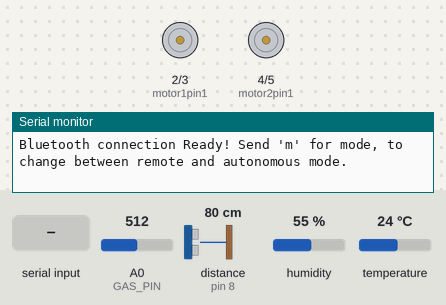
Simulated run of this sketch. Board: Arduino Uno, built with avr-gcc and run on an emulated ATmega328P. On the bench: motor-driver pin pairs drawn as motors (green arrow = first pin HIGH = forward, orange = second pin HIGH = backward, longer = more drive, scaled by the enable pin), the last lines printed to the serial monitor. The inputs (shaded band) are chosen by the test bench; at power-on: distance to the obstacle (sensor on pin 8) 80 cm, A0 (GAS_PIN) = 512, humidity 55 %, temperature 24 °C. The echo pulse lasts 58.3 µs per cm.

Above: at 1.2 s.
1.3 s: "m\n" received over Serial
At 2.5 s:
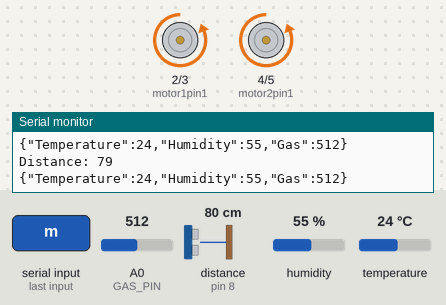
2.8 s: distance to the obstacle (sensor on pin 8) set to 22 cm
15.7 s: distance to the obstacle (sensor on pin 8) set to 19 cm
At 17.5 s:
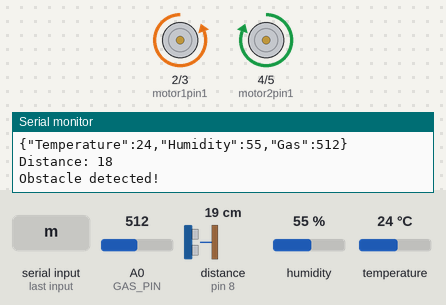
20.8 s: "speed150\n" received over Serial
27.2 s: distance to the obstacle (sensor on pin 8) set to 35 cm
At 29.8 s:
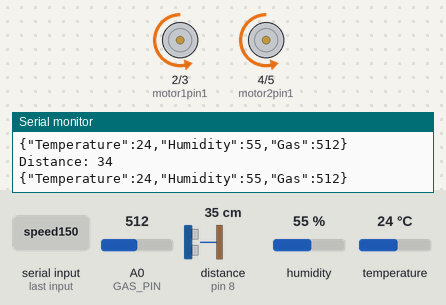
30.1 s: "speed\n" received over Serial
At 30.9 s:
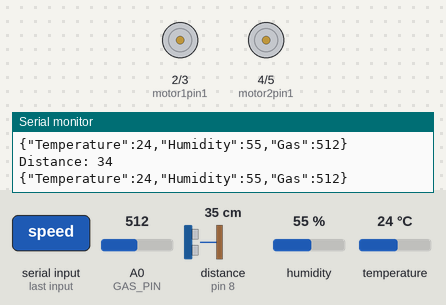
Timing chart, 0 to 32.7 s (numbered marks = the images above; inputs shaded):
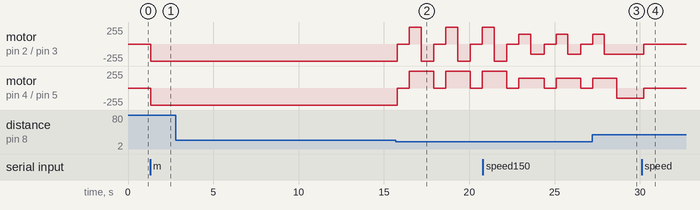

Measured:
- the behaviour switches between 21 and 20 cm on distance to the obstacle (sensor on pin 8) (found by bisection; images 1 and 2)
- after the input at 1.3 s, motor on pin 2 (motor1pin1) / pin 3 (motor1pin2), motor on pin 4 (motor2pin1) / pin 5 (motor2pin2): stopped → backward 255/255 at once
- after the input at 15.7 s, motor on pin 2 (motor1pin1) / pin 3 (motor1pin2): backward 255/255 → stopped after 0.08 s, then repeats every 2.1 s: forward 255/255 0.70 s, backward 255/255 0.74 s, stopped 0.70 s; motor on pin 4 (motor2pin1) / pin 5 (motor2pin2): alternates forward 255/255 for 1.4 s and stopped for 0.70 s, starting after 0.08 s
- after the input at 27.2 s, motor on pin 2 (motor1pin1) / pin 3 (motor1pin2): goes on until 27.9 s, then stays backward 150/255
- after the input at 30.1 s, motor on pin 2 (motor1pin1) / pin 3 (motor1pin2), motor on pin 4 (motor2pin1) / pin 5 (motor2pin2): backward 150/255 → stopped after 0.11 s

The sketch:

IoT_Robot_Vehicle.ino
```cpp
// Importing the required libraries
#include <dht11.h>
#include <ArduinoJson.h>


// Left side motors (2 motors in parallel) via L298N Channel A
int motor1pin1 = 2;  // IN1 - Left motors backward
int motor1pin2 = 3;  // IN2 - Left motors forward
int ENA = 6;         // ENA - Speed control for left motors (PWM)

// Right side motors (2 motors in parallel) via L298N Channel B
int motor2pin1 = 4;  // IN3 - Right motors backward
int motor2pin2 = 5;  // IN4 - Right motors forward
int ENB = 10;         // ENB - Speed control for right motors (PWM)

// Default full speed, range: 0–255
int motorSpeed = 255;

// Ultrasonic Sensor Pins
int trigPin = 9;
int echoPin = 8;

// DHT11 Sensor Pin
#define DHT11_PIN 11
dht11 DHT11;

// Gas Sensor Pin
#define GAS_PIN A0

// Distance threshold for obstacle avoidance
int distanceThreshold = 20;

// DHT11 sensor reading frequency(every 5 seconds)
const long DHT11_FREQUENCY = 5000;

// last reading from the DHT11 sensor
unsigned long lastDHT11Read = 0;

// Robot mode selection: remote or autonomous
// Default mode: "remote"
String mode = "remote";


// setup function, for initialization purposes
void setup() {

  // Initializing Serial Monitor
  Serial.begin(9600);

  // Motor Pins Setup
  pinMode(motor1pin1, OUTPUT);
  pinMode(motor1pin2, OUTPUT);

  pinMode(motor2pin1, OUTPUT);
  pinMode(motor2pin2, OUTPUT);

  pinMode(ENA, OUTPUT);
  pinMode(ENB, OUTPUT);

  // Ultrasonic Pins setup
  pinMode(trigPin, OUTPUT);
  pinMode(echoPin, INPUT);

  Serial.println("Bluetooth connection Ready! Send 'm' for mode, to change between remote and autonomous mode.");

  // For safety, all motors are stopped on startup
  stopMotors();
}


// loop function, for the actual running process
void loop() {

  // Counting the current millis
  unsigned long currentMillis = millis();

  // Checking for Bluetooth input
  if (Serial.available()) {

      String command = Serial.readStringUntil('\n');
      command.trim();

      // Speed control: command starts with "speed"
      // and followed by a number, e.g. "speed150"
      // this sets speed to 150 from the default value 255
      if (command.startsWith("speed")) {

          // Extracting number after "speed"
          int newSpeed = command.substring(5).toInt();

          // Checking if speed is on the correct range
          if (newSpeed >= 0 && newSpeed <= 255) {

              // Setting speed to a new value
              motorSpeed = newSpeed;

              Serial.print("Speed set to: ");
              Serial.println(motorSpeed);
          }

          else if (motorSpeed > 0 && motorSpeed < 80) {

              Serial.println("⚠️ Warning: Low speed may cause motors to stall.");
          }

          // Incorrect value for speed
          else {

              Serial.println("Invalid speed! Must be between 0 and 255.");
          }

          return;
      }


      // Mode switching logic
      if (command == "m") {

          mode = (mode == "autonomous") ? "remote" : "autonomous";

          Serial.print("Mode changed to: ");
          Serial.println(mode);

          // Exit to prevent accidental execution of other commands
          return;
      }

      // If in remote control mode, processing movement commands
      if (mode == "remote") {

          controlRobot(command);
      }

      delay(20);
  }

      // If in autonomous mode, run obstacle avoidance function
      if (mode == "autonomous") {

          autonomousMode();
      }

    // Sending sensor data via Bluetooth every 5 seconds
    if (currentMillis - lastDHT11Read >= DHT11_FREQUENCY) {

        lastDHT11Read = currentMillis;

        sendSensorData();
    }
}


// Function to control robot remotely
void controlRobot(String command) {

    // Sending the data
    sendSensorData();

    Serial.print("Command received: ");
    Serial.println(command);

    command.toLowerCase();

    if (command == "f" || command == "forward") {

      moveForward();
    }

    else if (command == "b" || command == "backward") {

      moveBackward();
    }

    else if (command == "l" || command == "left") {

      turnLeft();
    }

    else if (command == "r" || command == "right") {

      turnRight();
    }

    else if (command == "s" || command == "stop"){

      stopMotors();
    }

    else {

      Serial.println("Invalid command! Try again.");
    }
}


// Function to control the robot autonomously
void autonomousMode() {

    // Sending the data
    sendSensorData();

    // Taking the distance between the robot and the obstacle
    int distance = measureDistance();

    Serial.print("Distance: ");
    Serial.println(distance);

    // Checking if the distance is less than the safe range
    // If it is, then the robot will stop, move backward and then turn on the right side
    if (distance < distanceThreshold) {

        Serial.println("Obstacle detected!");

        stopMotors();
        delay(700);

        moveBackward();
        delay(700);

        turnRight();
        delay(700);
    }

    // if no obstacles are detected, then the robot will continue to move forward
    else {

        moveForward();
    }
}


// Function to send sensor data via Bluetooth
void sendSensorData() {

    StaticJsonDocument<200> doc;

    int dhtData = DHT11.read(DHT11_PIN);

    // Taking temperature data
    float tempValue = (float)DHT11.temperature;

     // Taking humidity data
    float humValue = (float)DHT11.humidity;

     // Taking gas data
    int gasValue = readGasSensor();

    // Data in JSON format
    doc["Temperature"] = tempValue;
    doc["Humidity"] = humValue;
    doc["Gas"] = gasValue;

    String jsonString;
    serializeJson(doc, jsonString);

    // Sending JSON via Bluetooth
    Serial.println(jsonString);
}


// Function to read and return analog sensor data (gas sensor)
int readGasSensor() {

  // Taking the gas data
  unsigned int sensorValue = analogRead(GAS_PIN);

  return sensorValue;
}


// Function that measures the distance between the robot and the obstacle
int measureDistance() {

    // Ensuring the trigger pin is low before starting
    digitalWrite(trigPin, LOW);
    delayMicroseconds(2);

    // Sending a 10-microsecond pulse to trigger the sensor
    digitalWrite(trigPin, HIGH);
    delayMicroseconds(10);

    digitalWrite(trigPin, LOW);

    // Listening for the echo and setting a timeout of 30ms (30000 µs)
    long duration = pulseIn(echoPin, HIGH, 30000);

    // If timeout occurs, return a very high value (no obstacle detected)
    if (duration == 0) {

        Serial.println("Ultrasonic Sensor Timeout: No echo received");

        return 999;
    }

    // Calculating distance (speed of sound = 0.034 cm/µs)
    int distance = duration * 0.034 / 2;

    // Capping distance to 400 cm to avoid unrealistic values
    return (distance > 400) ? 400 : distance;
}


// Function to move forward
void moveForward() {

  analogWrite(ENA, motorSpeed);
  analogWrite(ENB, motorSpeed);

  digitalWrite(motor1pin1, LOW);
  digitalWrite(motor1pin2, HIGH);

  digitalWrite(motor2pin1, LOW);
  digitalWrite(motor2pin2, HIGH);
}


// Function to move backward
void moveBackward() {

  analogWrite(ENA, motorSpeed);
  analogWrite(ENB, motorSpeed);

  digitalWrite(motor1pin1, HIGH);
  digitalWrite(motor1pin2, LOW);

  digitalWrite(motor2pin1, HIGH);
  digitalWrite(motor2pin2, LOW);
}


// Function to stop motors
void stopMotors() {

  analogWrite(ENA, 0);
  analogWrite(ENB, 0);

  digitalWrite(motor1pin1, LOW);
  digitalWrite(motor1pin2, LOW);

  digitalWrite(motor2pin1, LOW);
  digitalWrite(motor2pin2, LOW);
}


// Function to turn left
void turnLeft() {

  analogWrite(ENA, motorSpeed);
  analogWrite(ENB, motorSpeed);

  digitalWrite(motor1pin1, HIGH);   // Left motors move backward
  digitalWrite(motor1pin2, LOW);

  digitalWrite(motor2pin1, LOW);    // Right motors move forward
  digitalWrite(motor2pin2, HIGH);
}


// Function to turn right
void turnRight() {

  analogWrite(ENA, motorSpeed);
  analogWrite(ENB, motorSpeed);

  digitalWrite(motor1pin1, LOW);    // Left motors move forward
  digitalWrite(motor1pin2, HIGH);

  digitalWrite(motor2pin1, HIGH);   // Right motors move backward
  digitalWrite(motor2pin2, LOW);
}
```
